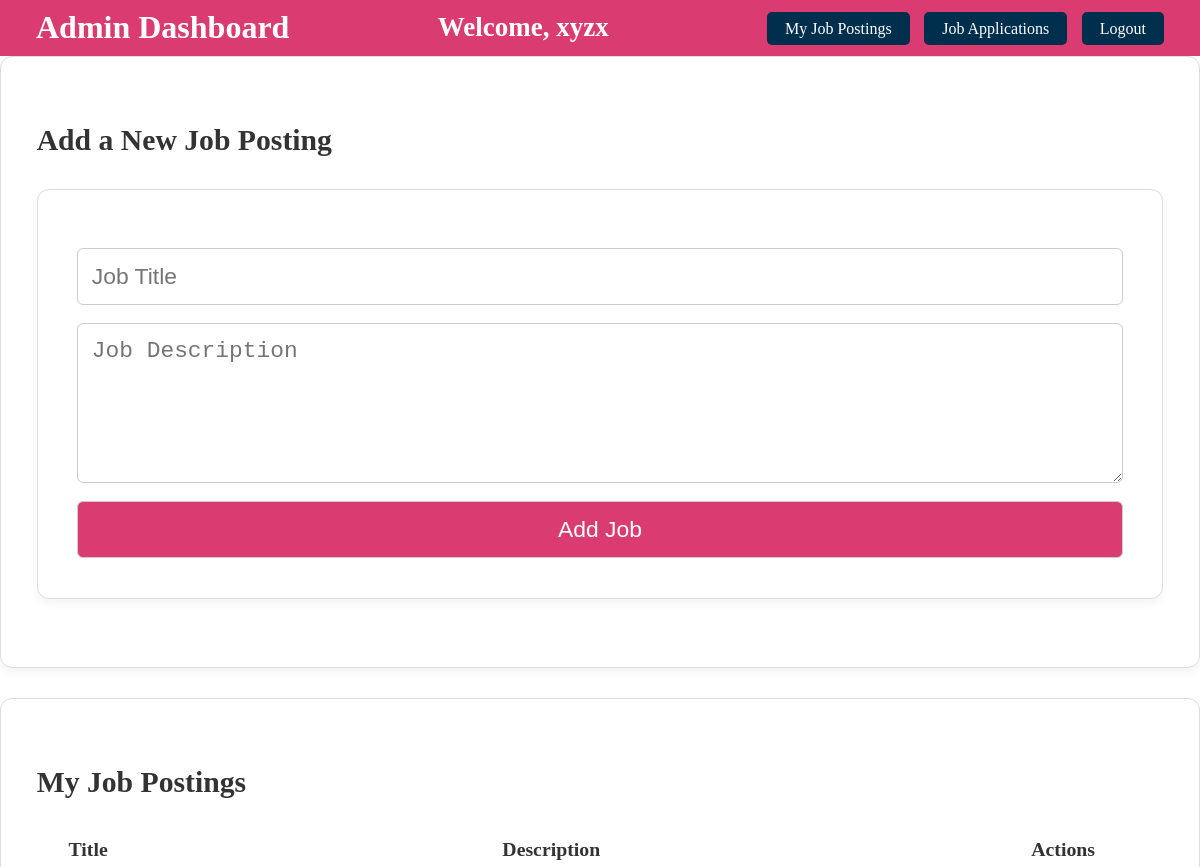
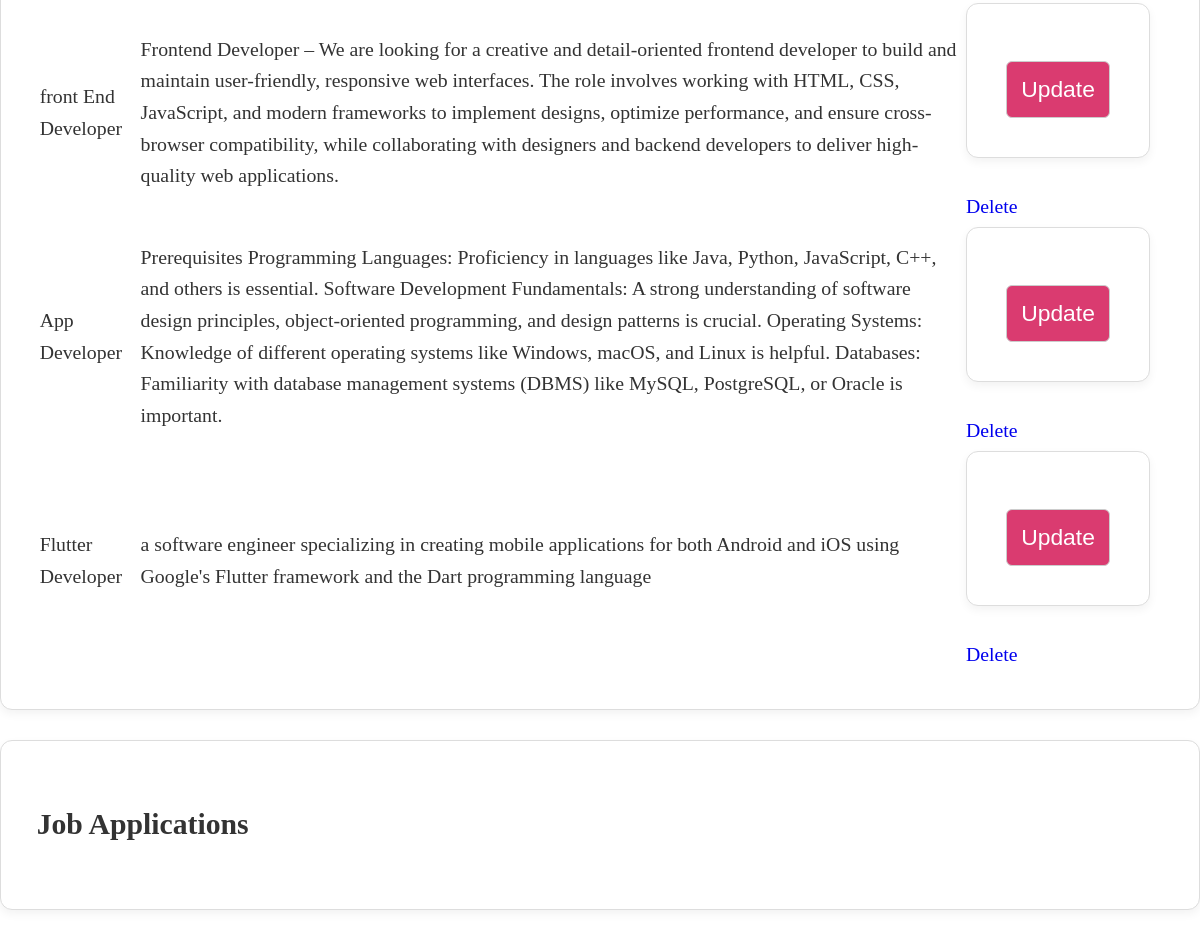
Page /admin_dashboard (signed in) on the committed database (2 pictures, top to bottom).
### tables this page shows
CREATE TABLE job_postings (
                      id INTEGER PRIMARY KEY,
                      title TEXT,
                      description TEXT,
                      admin_id INTEGER,
                      FOREIGN KEY (admin_id) REFERENCES users (id) ON DELETE CASCADE);

### app.py (the view)
@app.route('/admin_dashboard')
def admin_dashboard():
    if 'user_id' not in session or session['role'] != 'admin':
        return redirect(url_for('login'))
    conn = connect_db()
    cursor = conn.cursor()
    cursor.execute("SELECT * FROM job_postings WHERE admin_id=?", (session['user_id'],))
    job_postings = cursor.fetchall()
    conn.close()
    form = JobPostingForm()
    edit_form = EditJobForm()
    status_form = ApplicationStatusForm()
    return render_template('admin_dashboard.html', job_postings=job_postings, form=form, edit_form=edit_form, status_form=status_form)

### forms.py
class JobPostingForm(FlaskForm):
    title = StringField('Job Title', validators=[DataRequired(), Length(min=5, max=100)])
    description = TextAreaField('Job Description', validators=[DataRequired(), Length(min=10, max=1000)])
    submit = SubmitField('Add Job Posting')

class EditJobForm(FlaskForm):
    title = StringField('Job Title', validators=[DataRequired(), Length(min=5, max=100)])
    description = TextAreaField('Job Description', validators=[DataRequired(), Length(min=10, max=1000)])
    submit = SubmitField('Update Job Posting')

### app.py (called while the page is built)
def connect_db():
    conn = sqlite3.connect('job_applications.db')
    conn.execute('PRAGMA foreign_keys = ON')
    return conn

### templates/admin_dashboard.html (shortened to what this page needs)
<!DOCTYPE html>
<html lang="en">
<head>
    <link rel="stylesheet" href="{{ url_for('static', filename='css/styles.css') }}">
</head>
<body>
        <nav style="height:20px;">
            <a class="brand" href="#">Admin Dashboard</a>
            <h2 style="color: white;" >Welcome, {{ session.username }}</h1>
            <div class="nav-links">
                <a href="admin_dashboard">My Job Postings</a>
                <a href="view_applications">Job Applications</a>
                <a href="{{ url_for('logout') }}" class="button">Logout</a>
            </div>
        </nav>
        <section class="job-posting">
            <h2>Add a New Job Posting</h2>
            <form action="{{ url_for('add_job') }}" method="post">
                {{ form.title(placeholder="Job Title", required=true) }}
                {{ form.description(placeholder="Job Description", rows="5", required=true) }}
                <button type="submit">Add Job</button>
            </form>
        </section>
        <section class="job-posting">
            <h2>My Job Postings</h2>
            {% if job_postings %}
            <table>
                <tr>
                    <th>Title</th>
                    <th>Description</th>
                    <th>Actions</th>
                </tr>
                {% for job in job_postings %}
                <tr>
                    <td>{{ job[1] }}</td>
                    <td>{{ job[2] }}</td>
                    <td>
                        <form action="{{ url_for('admin', job_id=job[0]) }}" method="post" style="display:inline-block;">
                            <button type="submit" class="button">Update</button>
                        </form>
                        <a href="{{ url_for('delete_job', job_id=job[0]) }}" class="button">Delete</a>
                    </td>
                </tr>
                {% endfor %}
            </table>
            {% endif %}
        </section>
        <section class="job-posting">
            <h2>Job Applications</h2>
        </section>
</body>
</html>

### static/css/styles.css (style rules this page uses)
body { background: white; margin: 0; padding: 0; color: #333; font-size: 18px; line-height: 1.6; }
nav { background: #da3b70; color: white; padding: 1em 2em; display: flex; justify-content: space-between; align-items: center; position: sticky; top: 0; z-index: 1000; }
nav .brand { font-size: 32px; font-weight: bold; color: white; text-decoration: none; }
nav .nav-links a { background-color: #002e4d; color: #fff !important; padding: 8px 18px; border-radius: 5px; margin-left: 10px; text-decoration: none; transition: 0.3s; font-size: 1rem; }
a { text-decoration: none; }
.job-posting, .job-posting form { border: 1px solid #ddd; padding: 1.8em; margin-bottom: 1.5em; background: white; border-radius: 12px; box-shadow: 0 4px 10px rgba(0,0,0,0.05); font-size: 1.1em; }
.job-posting form input, .job-posting form textarea, .job-posting form button { display: block; width: 100%; margin-top: 0.8em; padding: 14px; font-size: 1.05em; border-radius: 6px; border: 1px solid #ccc; transition: border-color 0.3s ease, box-shadow 0.3s ease; }
input[type="text"], input[type="email"], input[type="password"], textarea { box-sizing: border-box; }
button { margin-top: 1em; background: #da3b70; color: white; border: none; border-radius: 6px; cursor: pointer; padding: 14px 18px; font-size: 1.1em; transition: background 0.3s ease, transform 0.1s ease; }

### rows in the picture
job_postings: title "front End Developer", description "Frontend Developer – We are looking for a creative and detail-oriented frontend developer to build and maintain user-friendly, responsive web interfaces. The role involves working with HTML, CSS, JavaScript, and modern frameworks to implement designs, optimize performance, and ensure cross-browser compatibility, while collaborating with designers and backend developers to deliver high-quality web applications."
job_postings: title "App Developer", description "Prerequisites Programming Languages: Proficiency in languages like Java, Python, JavaScript, C++, and others is essential. Software Development Fundamentals: A strong understanding of software design principles, object-oriented programming, and design patterns is crucial. Operating Systems: Knowledge of different operating systems like Windows, macOS, and Linux is helpful. Databases: Familiarity with database management systems (DBMS) like MySQL, PostgreSQL, or Oracle is important."
job_postings: title "Flutter Developer", description "a software engineer specializing in creating mobile applications for both Android and iOS using Google's Flutter framework and the Dart programming language"

### other values in the picture
{{ session.username }} "xyzx"
